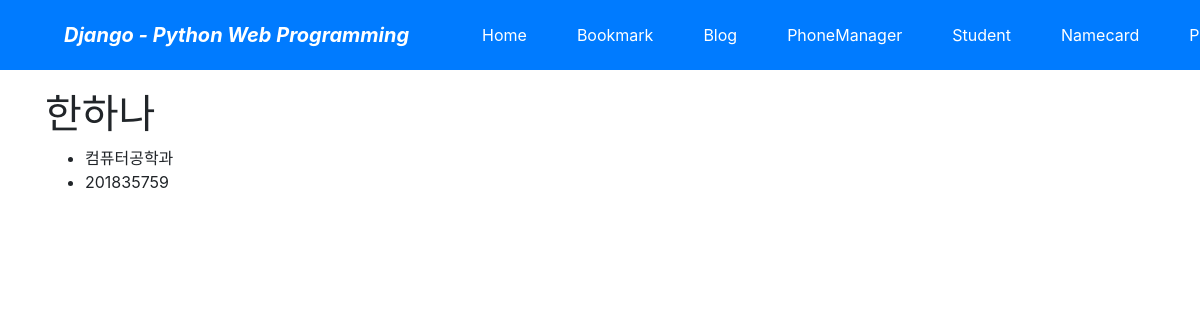
Screenshot of /student/1/ with the database file from the repository.
### student/models.py (models this page shows, shortened)
class Student(models.Model):
    name = models.CharField('NAME', max_length=100, blank=False)
    major = models.CharField('MAJOR', max_length=100, blank=False)
    studentnum = models.CharField('STUDENTNUM', max_length=100, blank=False)
    owner = models.ForeignKey(User, on_delete=models.CASCADE, verbose_name='OWNER', blank=True, null=True)

### student/views.py (the view)
# urls.py: path('<int:pk>/', StudentDV.as_view(), name='student_detail'),
class StudentDV(DetailView):
    model = Student

### student/templates/student/student_detail.html (shortened to what this page needs)
{% extends "base.html" %}
{% block content %}
     <h1>{{object.name}}</h1>
     <div>
     <ul>
         <li>{{object.major}}</li>
         <li>{{object.studentnum}}</li>
     </ul>
     </div>
{% endblock %}

### rows the page displays
Student: name "한하나", major "컴퓨터공학과", studentnum "201835759"
